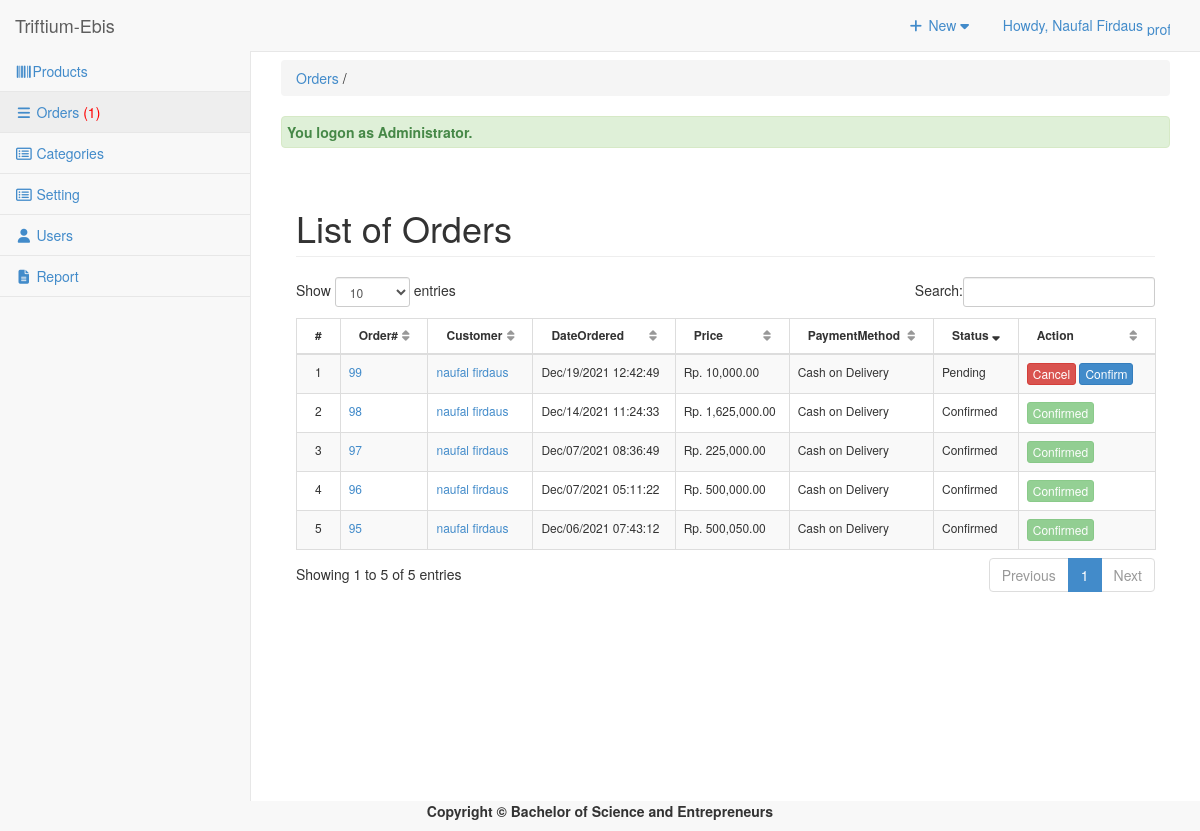
The page /admin/orders/index.php (signed in) on the database its author committed.
### tables this page shows
CREATE TABLE `tblsummary` (
  `SUMMARYID` int(11) NOT NULL,
  `ORDEREDDATE` datetime NOT NULL,
  `CUSTOMERID` int(11) NOT NULL,
  `ORDEREDNUM` int(11) NOT NULL,
  `DELFEE` double NOT NULL,
  `PAYMENT` double NOT NULL,
  `PAYMENTMETHOD` varchar(30) NOT NULL,
  `ORDEREDSTATS` varchar(30) NOT NULL,
  `ORDEREDREMARKS` varchar(125) NOT NULL,
  `CLAIMEDADTE` datetime NOT NULL,
  `HVIEW` tinyint(4) NOT NULL,
  `USERID` int(11) NOT NULL
);

CREATE TABLE `tblcustomer` (
  `CUSTOMERID` int(11) NOT NULL,
  `FNAME` varchar(30) NOT NULL,
  `LNAME` varchar(30) NOT NULL,
  `MNAME` varchar(30) NOT NULL,
  `CUSHOMENUM` varchar(90) NOT NULL,
  `STREETADD` text NOT NULL,
  `BRGYADD` text NOT NULL,
  `CITYADD` text NOT NULL,
  `PROVINCE` varchar(80) NOT NULL,
  `COUNTRY` varchar(30) NOT NULL,
  `DBIRTH` date NOT NULL,
  `GENDER` varchar(10) NOT NULL,
  `PHONE` varchar(20) NOT NULL,
  `EMAILADD` varchar(40) NOT NULL,
  `ZIPCODE` int(6) NOT NULL,
  `CUSUNAME` varchar(20) NOT NULL,
  `CUSPASS` varchar(90) NOT NULL,
  `CUSPHOTO` varchar(255) NOT NULL,
  `TERMS` tinyint(4) NOT NULL,
  `DATEJOIN` date NOT NULL
);

### admin/orders/index.php (called while the page is built, shortened)
<?php
require_once("../../include/initialize.php");
$view = (isset($_GET['view']) && $_GET['view'] != '') ? $_GET['view'] : '';
 $title="Orders";
 $header=$view;
require_once ("../theme/templates.php");
?>

### include/database.php (called while the page is built, shortened)
<?php
class Database {
	var $sql_string = '';
	private $conn;
	public function open_connection() {
		$this->conn = mysqli_connect(server,user,pass);
		if(!$this->conn){
			echo "Problem in database connection! Contact administrator!";
			exit();
		}else{
			$db_select = mysqli_select_db($this->conn,database_name);
		}
	}
	function setQuery($sql='') {
		$this->sql_string=$sql;
	}
	function executeQuery() {
		$result = mysqli_query($this->conn,$this->sql_string);
		return $result;
	}
	private function confirm_query($result) {
		return $result;
	}
	function loadResultList( $key='' ) {
		$cur = $this->executeQuery();
		$array = array();
		while ($row = mysqli_fetch_object($cur)) {
			if ($key) {
				$array[$row->$key] = $row;
			} else {
				$array[] = $row;
			}
		}
		return $array;
	}
	function loadSingleResult() {
		$cur = $this->executeQuery();
		while ($row = mysqli_fetch_object($cur)) {
		return $data = $row;
		}
	}
	public function num_rows($result_set) {
		return mysqli_num_rows($result_set);
	}
}
$mydb = new Database();
?>

### include/accounts.php (called while the page is built, shortened)
<?php
require_once(LIB_PATH.DS.'database.php');
class User {
	protected static  $tblname = "tbluseraccount";
	function single_user($id=""){
			global $mydb;
			$mydb->setQuery("SELECT * FROM ".self::$tblname."
				Where USERID= '{$id}' LIMIT 1");
			$cur = $mydb->loadSingleResult();
			return $cur;
	}
}
?>

### admin/orders/list.php (the view, shortened to what this page needs)
<div class="container">
 	<div class="row">
       	 <div class="col-lg-12">
            <h1 class="page-header">List of Orders</h1>
       		</div>
   		 </div>
			    <form action="controller.php?action=delete" Method="POST">
				 <div class="table-responsive">
                  <table id="example" class="table  table-striped table-bordered table-hover"  style="font-size:12px" cellspacing="0">
			 		<thead>
			 		<tr >
				  		<th>#</th>
				  		<th>Order#</th>
				  		<th>Customer</th>
				  		<th>DateOrdered</th>
				  		<th >Price</th>
				  		<th >PaymentMethod</th>
				  		<th>Status</th>
				  		<th width="100px">Action</th>
				  	</tr>
			   		</thead>
			   		<tbody>
					<?php
				  		$query = "SELECT * FROM `tblsummary` s ,`tblcustomer` c
				  				WHERE   s.`CUSTOMERID`=c.`CUSTOMERID` ORDER BY   `ORDEREDNUM` desc ";
				  		$mydb->setQuery($query);
				  		$cur = $mydb->loadResultList();
						foreach ($cur as $result) {
						?>
					<?php
						echo '<tr>';
				  		echo '<td width="3%" align="center"></td>';
				  		echo '<td><a href="#" title="View list Of ordered" data-target="#myModal" data-toggle="modal" class="orders" data-id="'.$result->ORDEREDNUM.'">'.$result->ORDEREDNUM .'</a> </td>';
				  		echo '<td><a href="index.php?view=customerdetails&customerid='.$result->CUSTOMERID.'" title="View customer information">'. $result->FNAME.' '. $result->LNAME.'</a></td>';
				  		echo '<td>'. date_format(date_create($result->ORDEREDDATE),"M/d/Y h:i:s").'</td>';
				  		echo '<td> Rp. '.number_format($result->PAYMENT ,2).'</td>';
				  		echo '<td >'.$result->PAYMENTMETHOD .'</td>';
				  		echo '<td >'. $result->ORDEREDSTATS.'</td>';
				  		if($result->ORDEREDSTATS=='Pending'){
				  				echo '<td><a href="controller.php?action=edit&id='.$result->ORDEREDNUM.'&customerid='.$result->CUSTOMERID.'&actions=cancel" class="btn btn-danger btn-xs">Cancel</a>
				  				<a href="controller.php?action=edit&id='.$result->ORDEREDNUM.'&customerid='.$result->CUSTOMERID.'&actions=confirm"  class="btn btn-primary btn-xs">Confirm</a></td>';
			  	 		}elseif($result->ORDEREDSTATS=='Confirmed'){
				  	 			echo '<td><a href="#"  class="btn btn-success btn-xs" disabled>Confirmed</a></td>';
			  	 		}else{
			  	 			 echo '<td> <a  href="#"  class="btn btn-danger btn-xs" disabled>Cancelled</a></td>';
			  	 		}
				  		echo '</tr>';
				  	}
				  	?>
				 </tbody>
				</table>
				</div>
				</form>

### admin/theme/templates.php (shortened to what this page needs)
<!DOCTYPE html>
<html lang="en">
<head>
<link href="<?php echo web_root; ?>admin/css/bootstrap.min.css" rel="stylesheet">
<link href="<?php echo web_root; ?>admin/css/metisMenu.min.css" rel="stylesheet">
<link href="<?php echo web_root; ?>admin/css/timeline.css" rel="stylesheet">
<link href="<?php echo web_root; ?>admin/css/sb-admin-2.css" rel="stylesheet">
<link href="<?php echo web_root; ?>admin/font/css/font-awesome.min.css" rel="stylesheet" type="text/css">
<link href="<?php echo web_root; ?>admin/font/font-awesome.min.css" rel="stylesheet" type="text/css">
<link href="<?php echo web_root; ?>admin/css/dataTables.bootstrap.css" rel="stylesheet">
<link href="<?php echo web_root; ?>css/bootstrap-datetimepicker.min.css" rel="stylesheet" media="screen">
<link href="<?php echo web_root; ?>css/datepicker.css" rel="stylesheet" media="screen">
<link href="<?php echo web_root; ?>admin/css/costum.css" rel="stylesheet">
<link href="<?php echo web_root; ?>admin/css/ekko-lightbox.css" rel="stylesheet">
</head>
  <?php
    $query = "SELECT * FROM tblsummary WHERE ORDEREDSTATS = 'Pending'";
    $mydb->setQuery($query);
    $cur = $mydb->executeQuery();
    $rowscount = $mydb->num_rows($cur);
    $res = isset($rowscount)? $rowscount : 0;
    if($res>0){
    $order = '<span style="color:red;">('.$res.')</span>';
    }else{
        $order = '<span> ('.$res.')</span>';
    }
?>
<body>
   <div id="wrapper">
        <nav class="navbar navbar-default navbar-static-top  " role="navigation" style="margin-bottom: 0">
            <div class="navbar-header">
                 <a class="navbar-brand"  href="<?php echo web_root; ?>admin/index.php" >Triftium-Ebis</a>
            </div>
            <ul class="nav navbar-top-links navbar-right">
                 <li class="dropdown">
                    <a class="dropdown-toggle" data-toggle="dropdown" href="#">
                        <i class="fa fa-plus fa-fw"></i> New  <i class="fa fa-caret-down"></i>
                    </a>
                </li>
<?php
 $user = New User();
$singleuser = $user->single_user($_SESSION['USERID']);
?>
                <li class="dropdown">
                    <a class="dropdown-toggle" data-toggle="dropdown" href="#">
                        Howdy, <?php echo $_SESSION['U_NAME']; ?> <img title="profile image" width="23px" height="17px" src="<?php echo web_root.'admin/user/'.$singleuser ->USERIMAGE ?>">
                    </a>
                </li>
            </ul>
            <div class="navbar-default sidebar" role="navigation">
                <div class="sidebar-nav navbar-collapse">
                    <ul class="nav" id="side-menu">
                        <li>
                             <a href="<?php echo web_root; ?>admin/products/index.php"><i class="fa fa-barcode fa-fw"></i>Products </a>
                        </li>
                        <li>
                             <a href="<?php echo web_root; ?>admin/orders/index.php" ><i class="fa fa-reorder fa-fw"></i>  Orders <?php echo $order; ?></a>
                  </li>
                         <li>
                             <a href="<?php echo web_root; ?>admin/category/index.php" ><i class="fa fa-list-alt fa-fw"></i>  Categories </a>
                        </li>
                        <?php if ($_SESSION['U_ROLE']=='Administrator') {
                        ?>
                         <li>
                             <a href="<?php echo web_root; ?>admin/settings/index.php" ><i class="fa fa-list-alt fa-fw"></i>  Setting </a>
                        </li>
                          <li>
                            <a href="<?php echo web_root; ?>admin/user/index.php" ><i class="fa fa-user fa-fw"></i> Users </a>
                        </li>
                         <li>
                            <a href="<?php echo web_root; ?>admin/report/index.php" ><i class="fa  fa-file-text fa-fw"></i> Report </a>
                        </li>
                 <?php }  ?>
                    </ul>
                </div>
            </div>
        </nav>
  <div id="page-wrapper">
            <div class="row" >
                <div class="col-lg-12">
                    <?php
                    if ($title<>'Dashboard'){
                       echo   '<p class="breadcrumb" style="margin-top: 8px;">
                        <a href="index.php" title="'. $title.'" >'. $title.'</a>
                        '.(isset($header) ? ' / '. $header : '').'  </p>'  ;
                    } ?>
                        <?php   check_message();  ?>
                  <?php require_once $content; ?>
                </div>
            </div>
        </div>
    </div>
</body>
      <footer><p  style="text-align: center;font-weight: bold;">Copyright &copy; Bachelor of Science and Entrepreneurs </p></footer>
</html>

### include/session.php (shortened to what this page needs)
		<?php
		function check_message(){
    if(isset($_SESSION['message'])){
      if(isset($_SESSION['msgtype'])){
        if ($_SESSION['msgtype']=="info"){
          echo  '<label class="alert alert-info" style="width:100%;padding:5px;">'. $_SESSION['message'] . '</label>';
        }elseif($_SESSION['msgtype']=="error"){
          echo  '<label class="alert alert-danger" style="width:100%;padding:5px;">' . $_SESSION['message'] . '</label>';
        }elseif($_SESSION['msgtype']=="success"){
          echo  '<label class="alert alert-success" style="width:100%;padding:5px;">' . $_SESSION['message'] . '</label>';
        }
        }
    }
 }
?>

### admin/css/sb-admin-2.css (style rules this page uses)
body { background-color: #f8f8f8; }
#wrapper { width: 100%; }
#page-wrapper { padding: 0 15px; min-height: 568px; background-color: #fff; }
@media (min-width:768px) { #page-wrapper { position: inherit; margin: 0 0 0 250px; padding: 0 30px; border-left: 1px solid #e7e7e7; } }
.navbar-top-links { margin-right: 0; }
.navbar-top-links li { display: inline-block; }
.navbar-top-links li:last-child { margin-right: 15px; }
.navbar-top-links li a { padding: 15px; min-height: 50px; }
.sidebar .sidebar-nav.navbar-collapse { padding-right: 0; padding-left: 0; }
.sidebar ul li { border-bottom: 1px solid #e7e7e7; }
.sidebar ul li a.active { background-color: #eee; }
@media (min-width:768px) { .sidebar { z-index: 1; position: absolute; width: 250px; margin-top: 51px; } }
table.dataTable thead .sorting, table.dataTable thead .sorting_asc, table.dataTable thead .sorting_desc, table.dataTable thead .sorting_asc_disabled, table.dataTable thead .sorting_desc_disabled { background: 0 0; }
table.dataTable thead .sorting_desc:after { content: "\f0dd"; float: right; font-family: fontawesome; }
table.dataTable thead .sorting:after { content: "\f0dc"; float: right; font-family: fontawesome; color: rgba(50, 50, 50, .5); }

### rows shown on the page
tblsummary: ORDEREDNUM "99", CUSTOMERID.FNAME "naufal", CUSTOMERID.LNAME "firdaus", ORDEREDDATE "Dec/19/2021 12:42:49", PAYMENT "10,000.00", PAYMENTMETHOD "Cash on Delivery", ORDEREDSTATS "Pending"
tblsummary: ORDEREDNUM "98", CUSTOMERID.FNAME "naufal", CUSTOMERID.LNAME "firdaus", ORDEREDDATE "Dec/14/2021 11:24:33", PAYMENT "1,625,000.00", PAYMENTMETHOD "Cash on Delivery", ORDEREDSTATS "Confirmed"
tblsummary: ORDEREDNUM "97", CUSTOMERID.FNAME "naufal", CUSTOMERID.LNAME "firdaus", ORDEREDDATE "Dec/07/2021 08:36:49", PAYMENT "225,000.00", PAYMENTMETHOD "Cash on Delivery", ORDEREDSTATS "Confirmed"
tblsummary: ORDEREDNUM "96", CUSTOMERID.FNAME "naufal", CUSTOMERID.LNAME "firdaus", ORDEREDDATE "Dec/07/2021 05:11:22", PAYMENT "500,000.00", PAYMENTMETHOD "Cash on Delivery", ORDEREDSTATS "Confirmed"
tblsummary: ORDEREDNUM "95", CUSTOMERID.FNAME "naufal", CUSTOMERID.LNAME "firdaus", ORDEREDDATE "Dec/06/2021 07:43:12", PAYMENT "500,050.00", PAYMENTMETHOD "Cash on Delivery", ORDEREDSTATS "Confirmed"

### other values the page prints
$_SESSION['U_NAME'] "Naufal Firdaus"
$res "1"
$title "Orders"
$_SESSION['message'] "You logon as Administrator."
